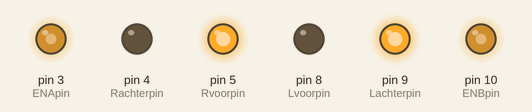
Recording of a sketch running on a simulated Arduino Uno, built with avr-gcc and run on an emulated ATmega328P. Shown: output pins drawn as LEDs (lit = HIGH).

Above: at 0.1 s.
Timing chart, 0 to 1.6 s (numbered marks = the images above):
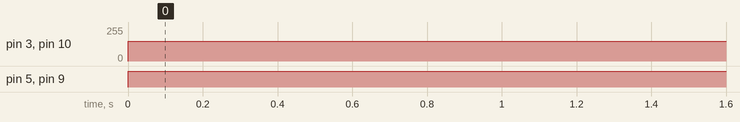

Measured:
- by itself, pin 3 (ENApin), pin 10 (ENBpin): 0/255 → 150/255 at 0.00 s
- by itself, pin 5 (Rvoorpin), pin 9 (Lachterpin): LOW → HIGH at 0.00 s

The sketch:

linksomdeas.ino
```cpp
int ENApin = 3; //ENA is voor de rechterwielen
int Rvoorpin = 5; //rechterwielen vooruit
int Rachterpin = 4; //rechterwielen achteruit
int ENBpin = 10; //ENB is voor de linkerwielen
int Lachterpin = 9; //linkerwielen achteruit
int Lvoorpin = 8; //linkerwielen vooruit


void setup() {
  pinMode(ENApin, OUTPUT);
  pinMode(Rvoorpin, OUTPUT);
  pinMode(Rachterpin, OUTPUT);
  pinMode(ENBpin, OUTPUT);
  pinMode(Lvoorpin, OUTPUT);
  pinMode(Lachterpin, OUTPUT);

}

void loop() {

  digitalWrite(Rvoorpin, HIGH);
  digitalWrite(Rachterpin, LOW);
  digitalWrite(Lvoorpin, LOW);
  digitalWrite(Lachterpin, HIGH);


  analogWrite(ENApin, 150);
  analogWrite(ENBpin, 150);
}
```
